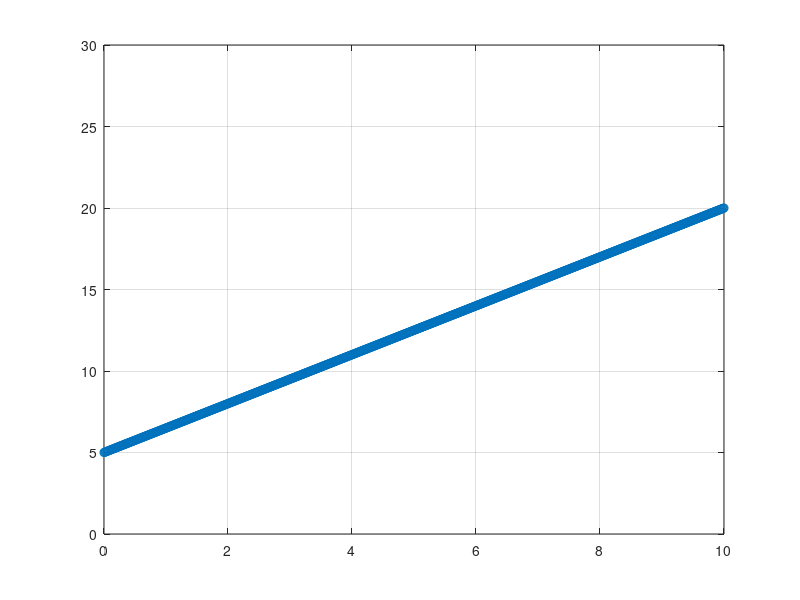

The MATLAB source for this figure: (Note: this script raises an error after producing the figure.)
x = 0:.01:10;
b = 5;
a = 1.5;

y = a.*x + b;

plot(x,y,"o");
ylim([0,30]);
grid;

hold on;
refline(a,b);
hold on;
refline(1.5,6);